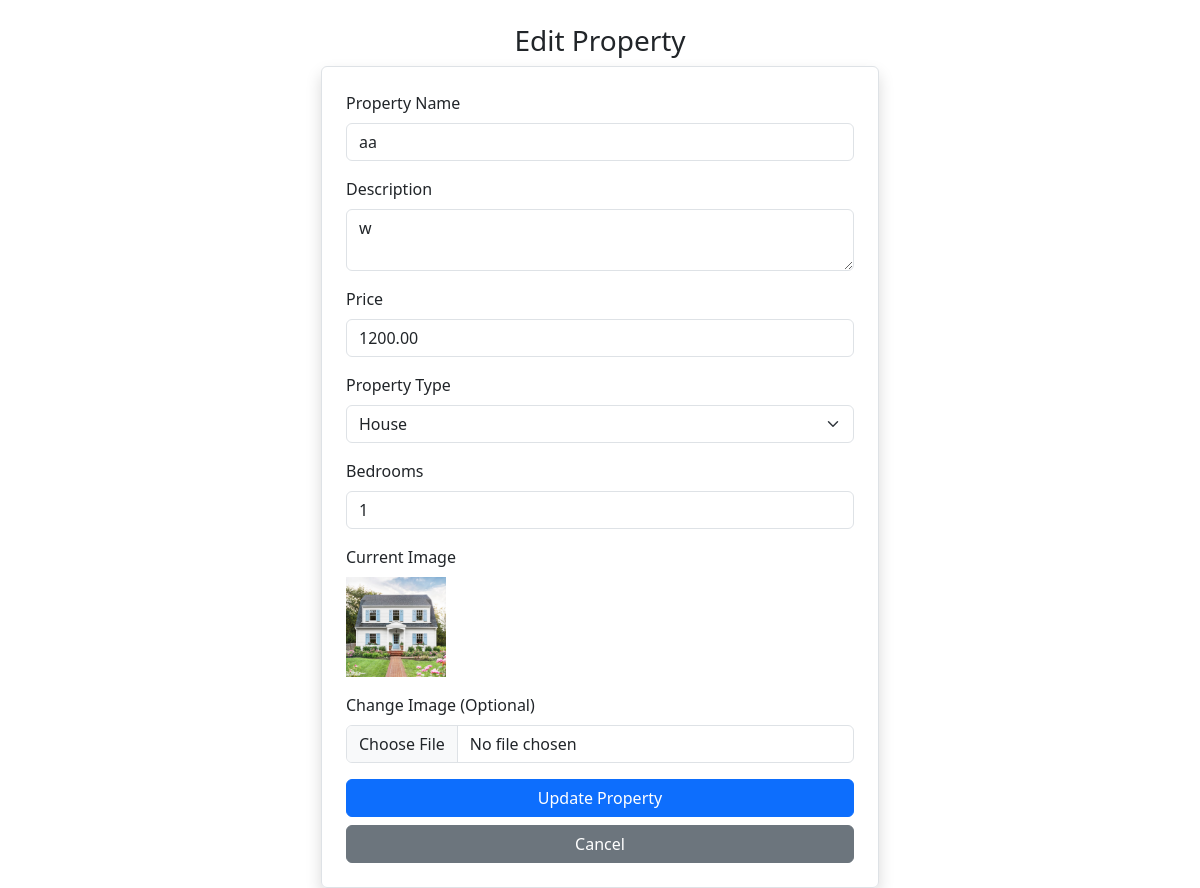
/editProperty.php?id=3 (signed in), run on the app's committed database.
### tables this page shows
CREATE TABLE `properties` (
  `id` int(11) NOT NULL AUTO_INCREMENT,
  `property_name` varchar(100) DEFAULT NULL,
  `description` text DEFAULT NULL,
  `price` decimal(10,2) DEFAULT NULL,
  `location` varchar(100) DEFAULT NULL,
  `property_type` varchar(100) DEFAULT NULL,
  `bedrooms` int(11) DEFAULT NULL,
  `image` varchar(255) DEFAULT NULL,
  `user_id` int(11) DEFAULT NULL,
  `created_at` timestamp NOT NULL DEFAULT current_timestamp(),
  PRIMARY KEY (`id`),
  KEY `user_id` (`user_id`),
  CONSTRAINT `properties_ibfk_1` FOREIGN KEY (`user_id`) REFERENCES `users` (`id`)
);

### editProperty.php (the view, shortened to what this page needs)
<?php
include 'db.php';
if (isset($_GET["id"])) {
    $id = $_GET["id"];
    $sql = $conn->prepare("SELECT * FROM properties WHERE id=? AND user_id=?");
    $sql->bind_param("ii", $id, $_SESSION["id"]);
    $sql->execute();
    $result = $sql->get_result();
    $row = $result->fetch_assoc();
}
?>
<!doctype html>
<html lang="en">
<head>
    <link href="https://cdn.jsdelivr.net/npm/bootstrap@5.3.8/dist/css/bootstrap.min.css" rel="stylesheet">
</head>
<body>
<div class="container mt-4">
    <h3 class="text-center">Edit Property</h3>
    <div class="border shadow rounded col-md-6 p-4 mx-auto">
        <form method="POST" enctype="multipart/form-data">
            <div class="mb-3">
                <label class="form-label">Property Name</label>
                <input type="text" class="form-control" name="property_name"
                       value="<?php echo $row["property_name"]; ?>" required>
            </div>
            <div class="mb-3">
                <label class="form-label">Description</label>
                <textarea class="form-control" name="description" required><?php echo $row["description"]; ?></textarea>
            </div>
            <div class="mb-3">
                <label class="form-label">Price</label>
                <input type="number" class="form-control" name="price"
                       value="<?php echo $row["price"]; ?>" step="0.01" min="0.01" required>
            </div>
            <div class="mb-3">
                <label class="form-label">Property Type</label>
                <select class="form-select" name="property_type" required>
                    <option value="House" <?php if ($row["property_type"] == "House") echo "selected"; ?>>House</option>
                </select>
            </div>
            <div class="mb-3">
                <label class="form-label">Bedrooms</label>
                <input type="number" class="form-control" name="bedrooms"
                       value="<?php echo $row["bedrooms"]; ?>" min="0" required>
            </div>
            <div class="mb-3">
                <label class="form-label">Current Image</label><br>
                <img src="uploads/<?php echo $row["image"]; ?>" width="100" alt="Current property image">
            </div>
            <div class="mb-3">
                <label class="form-label">Change Image (Optional)</label>
                <input type="file" class="form-control" name="image" accept="image/*">
            </div>
            <button type="submit" class="btn btn-primary w-100">Update Property</button>
            <a href="dashboard.php" class="btn btn-secondary w-100 mt-2">Cancel</a>
        </form>
    </div>
</div>
</body>
</html>

### data on the page
properties: property_name "aa", description "w", price "1200.00", property_type "House", bedrooms "1", image (picture)
